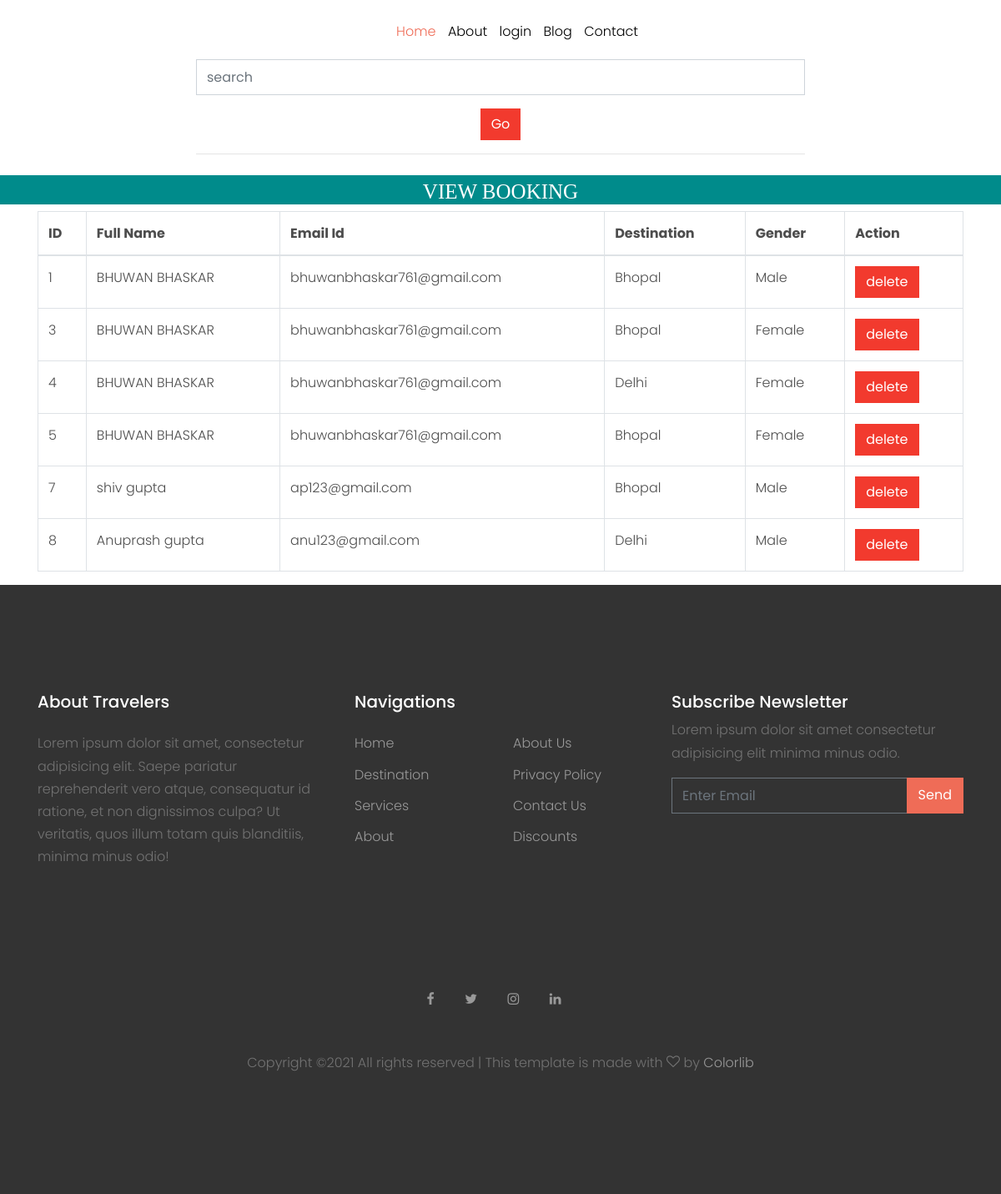
/view_booking/, run on the app's committed database.
### tour/models.py (models this page shows, shortened)
class Booking(models.Model):
    user = models.ForeignKey(User,on_delete=models.CASCADE,null=True)
    destination = models.ForeignKey(Destination,on_delete=models.CASCADE,null=True)
    Fname = models.CharField(max_length=30)
    Lname = models.CharField(max_length=30)
    Email = models.EmailField()
    gender = models.CharField(max_length=20,null=True)
    date = models.CharField(max_length=30,null=True)
    address = models.CharField(max_length=30,null=True)
    number = models.CharField(max_length=30,null=True)
    price = models.CharField(max_length=30,null=True)
    used_facility=models.CharField(max_length=30,null=True)

class Destination(models.Model):
    user = models.ForeignKey(User,on_delete=models.CASCADE,null=True)
    place = models.CharField(max_length=20)
    country = models.CharField(max_length=20)
    image = models.ImageField()
    price_by_bus = models.CharField(max_length=20,null=True)
    price_by_Train = models.CharField(max_length=20, null=True)
    price_by_Flight = models.CharField(max_length=20, null=True)
    food_price = models.CharField(max_length=20, null=True)
    number_of_person = models.CharField(max_length=20, null=True)
    days = models.CharField(max_length=20, null=True)
    nights = models.CharField(max_length=20, null=True)
    description=models.CharField(max_length=200,null=True)
    def __str__(self):
        return self.place

### tour/views.py (the view)
# urls.py: path('view_booking/',views.view_booking,name='view_booking'),
def view_booking(request):
    c=Booking.objects.all()
    d={'c':c}
    return render(request,'view_booking.html',d)

### tour/templates/view_booking.html (shortened to what this page needs)
{% extends 'base.html' %}
{% load static %}
{% block body %}
<center>
      <h1 style="font-size:25px; background-color:darkcyan;height:35px;color:white;padding:5px;margin-top:5px;font-family : 'Monotype Corsiva" align="center"> VIEW BOOKING </h1>
</center>
<div class="container">
    <table class="table table-bordered" id="myTable">
  <thead>
  <tr>
    <th>ID</th>
    <th>Full Name</th>
    <th>Email Id</th>
    <th>Destination</th>
    <th>Gender</th>
    <th>Action</th>
  </tr>
  </thead>
   <tbody>
    {% for i in c %}
  <tr>
    <td>{{i.id}}</td>
    <td>{{i.Fname}} {{i.Lname}}</td>
      <td>{{i.Email}}</td>
      <td>{{i.destination}}</td>
      <td>{{i.gender}}</td>
    <td><a href="{% url 'delete_booking' i.id %}" onclick="return confirm('Are you sure?')"><button class="btn btn-danger">delete</button></a></td>
  </tr>
    {% endfor %}
    </tbody>
</table>
</div>
{% endblock %}

### tour/static/css/style.css (style rules this page uses)
body { line-height: 1.7; color: #4d4d4d; font-weight: 300; font-size: 1rem; }
a { -webkit-transition: .3s all ease; -o-transition: .3s all ease; transition: .3s all ease; }
h1, h2, h3, h4, h5, .h1, .h2, .h3, .h4, .h5 { font-family: "Poppins", -apple-system, BlinkMacSystemFont, "Segoe UI", Roboto, "Helvetica Neue", Arial, sans-serif, "Apple Color Emoji", "Segoe UI Emoji", "Segoe UI Symbol", "Noto Color Emoji"; }
.btn { border-radius: 0; }

### data on the page
Booking: id "1", Fname "BHUWAN", Lname "BHASKAR", Email "bhuwanbhaskar761@gmail.com", destination "Bhopal", gender "Male"
Booking: id "3", Fname "BHUWAN", Lname "BHASKAR", Email "bhuwanbhaskar761@gmail.com", destination "Bhopal", gender "Female"
Booking: id "4", Fname "BHUWAN", Lname "BHASKAR", Email "bhuwanbhaskar761@gmail.com", destination "Delhi", gender "Female"
Booking: id "5", Fname "BHUWAN", Lname "BHASKAR", Email "bhuwanbhaskar761@gmail.com", destination "Bhopal", gender "Female"
Booking: id "7", Fname "shiv", Lname "gupta", Email "ap123@gmail.com", destination "Bhopal", gender "Male"
Booking: id "8", Fname "Anuprash", Lname "gupta", Email "anu123@gmail.com", destination "Delhi", gender "Male"
